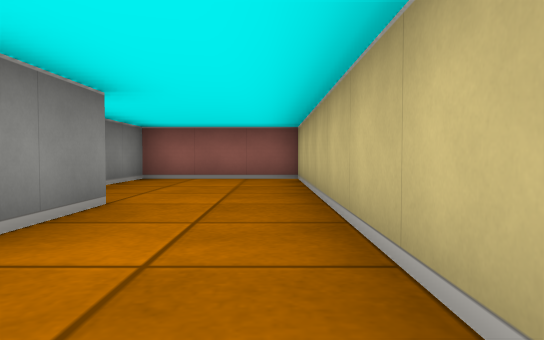
[1] (above)

14 first-person views from a walk through a cub3D level. The camera is about half as high as the walls, tilts 2° down and sees 70° across. The floor is counted in squares. Each view is taken from the middle of a square. On the plan, view 1 faces up. The plan holds only what a view shows up to about 9 squares ahead; the rest is blank. The place goes on beyond the plan.

[2]
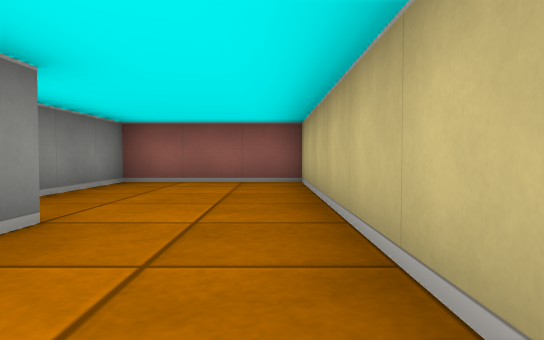

[3]
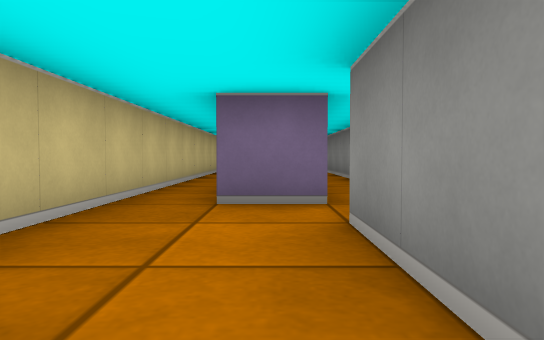

[4]
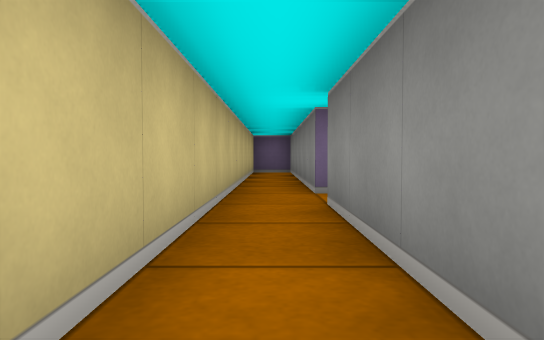

[5]
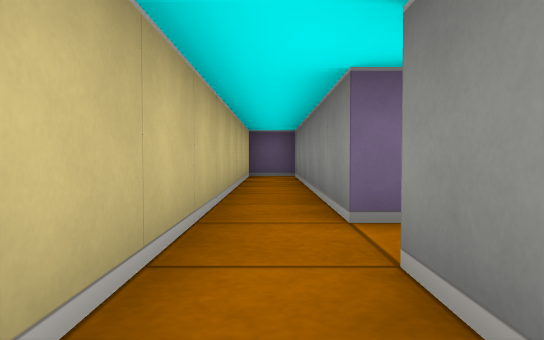

[6]
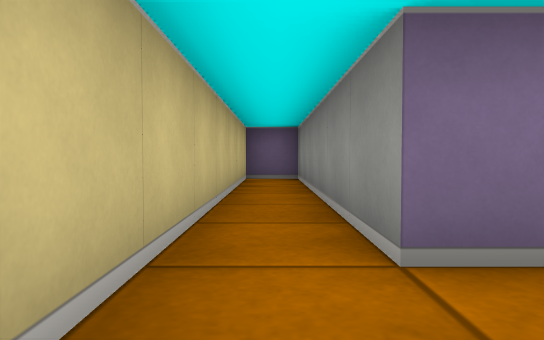

[7]
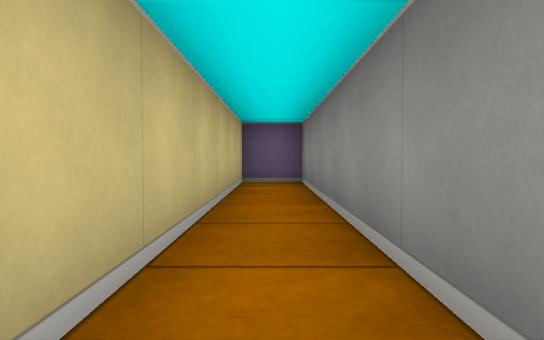

[8]
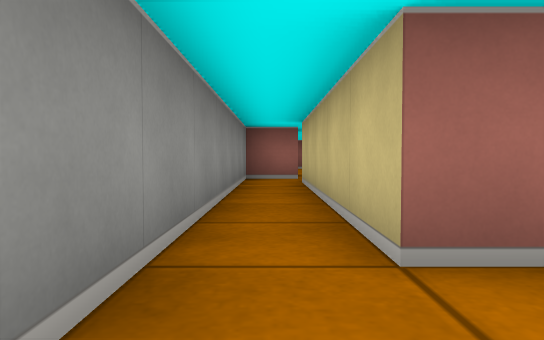

[9]
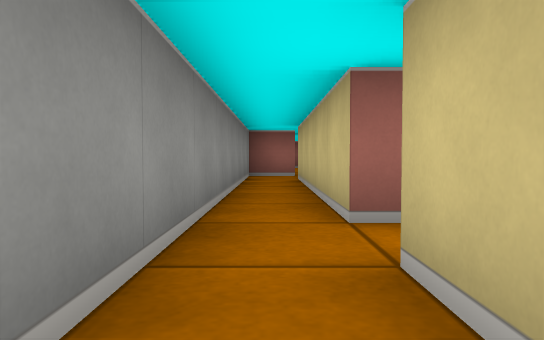

[10]
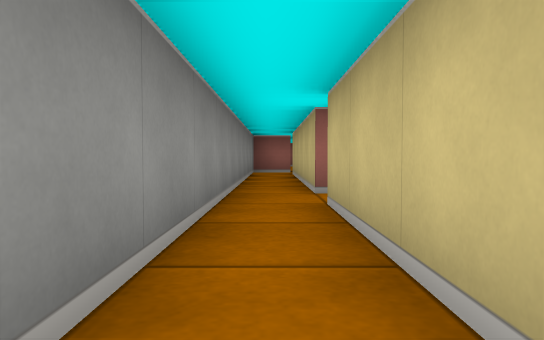

[11]
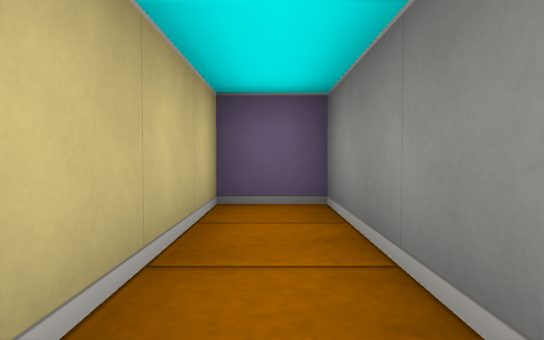

[12]
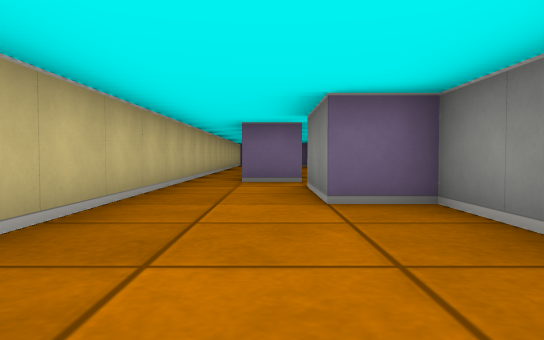

[13]
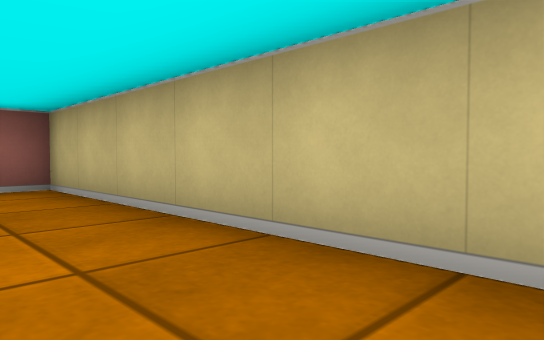

[14]
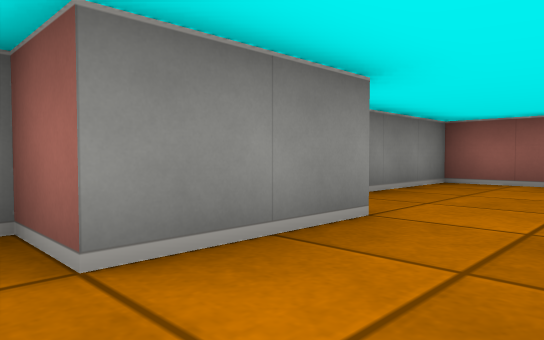

### Floor plan
Ten units are one square. View 1 is at (0, 0); x grows to the right and y downward. Boxes are objects, and circles mark ways between rooms. Rooms are numbered by the first view taken in them; rooms with no view inside come last. Other rooms are left out.
<svg viewBox="-30 -80 40 200">
<path fill="none" stroke="#000" d="M-15 -5 -5 -5M-5 16 -5 45M-9 45 -15 45M-11 55 -5 55 -5 115 5 115 5 -75 -25 -75 -25 -35 -15 -35 -15 -15 -25 -15 -25 -5M-15 45 -15 -5M-25 -5 -25 95 -15 95 -15 55"/>
<circle cx="-10" cy="50" r="3" fill="#2a7"/>
<circle cx="-20" cy="-10" r="3" fill="#2a7"/>
<text x="0" y="0">1</text>
<text x="-20" y="40">2</text>
</svg>
Room 1 opens to room 2.

Where each view was taken, in squares from view 1:
view 1: 0 up, 0 right, facing up
view 2: 1 up, 0 right, facing up
view 3: 4 up, 1 left, facing down
view 4: 1 down, 0 right, facing down
view 5: 3 down, 0 right, facing down
view 6: 4 down, 0 right, facing down
view 7: 5 down, 0 right, facing down
view 8: 6 down, 2 left, facing up
view 9: 7 down, 2 left, facing up
view 10: 9 down, 2 left, facing up
view 11: 6 down, 2 left, facing down
view 12: 7 up, 1 left, facing down
view 13: 2 up, 1 left, facing up-right
view 14: 1 up, 0 right, facing up-left
